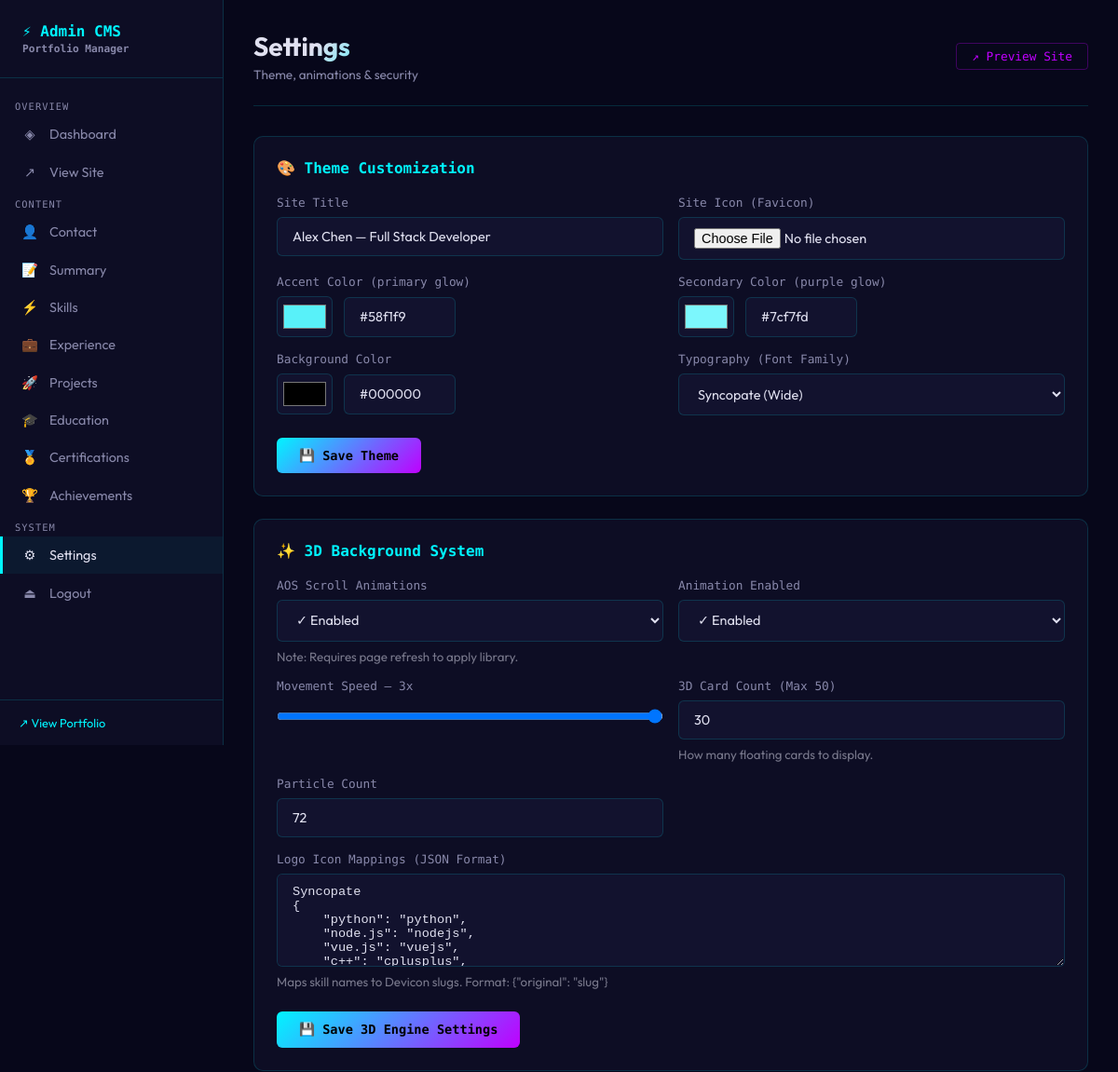
Before: /admin/settings (signed in, upper part) with the older database file.
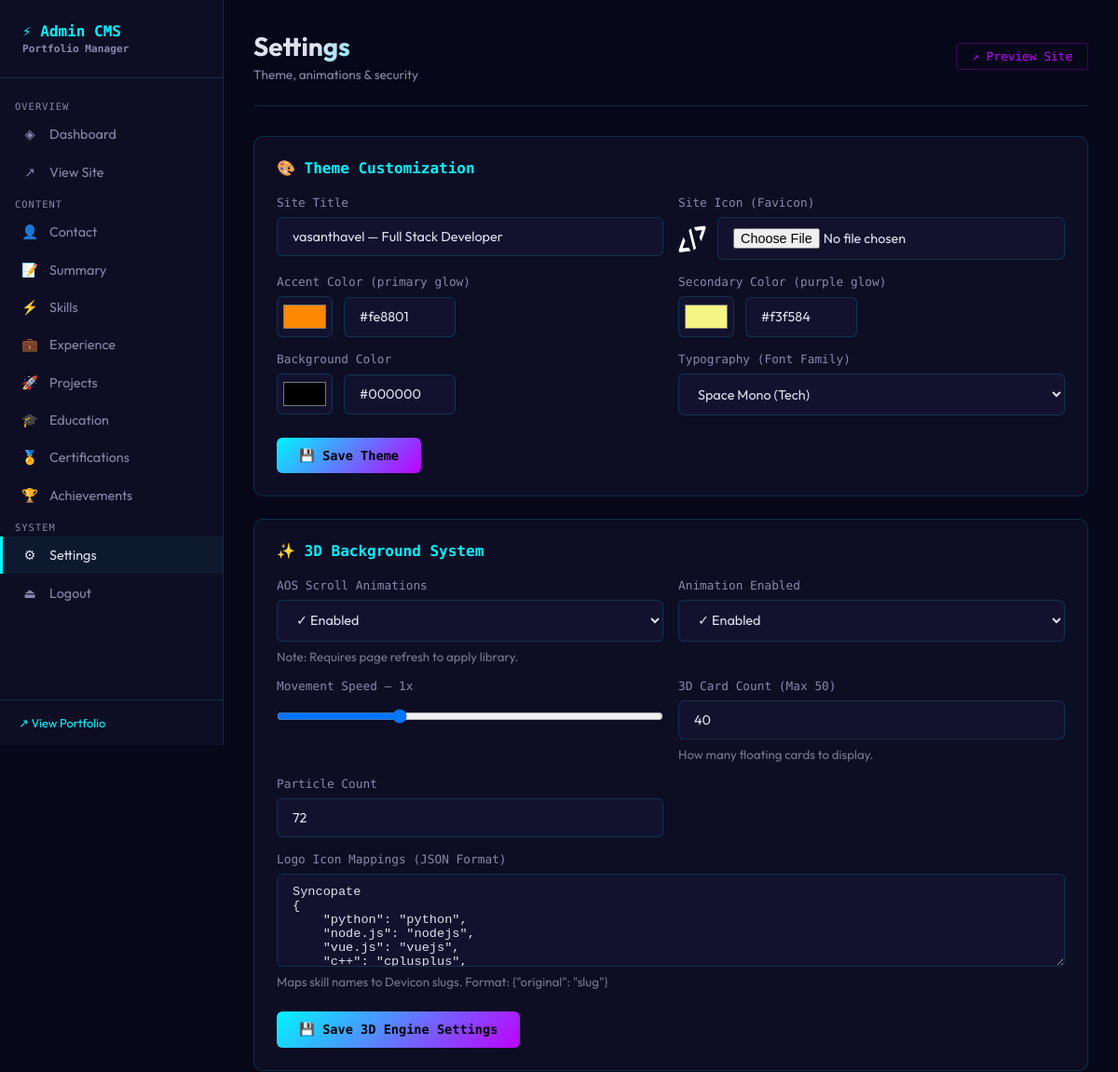
After: the same page with the newer database file.
### tables this page shows
CREATE TABLE site_settings (
        id INTEGER PRIMARY KEY,
        key TEXT UNIQUE NOT NULL,
        value TEXT
    );

### app/routes/admin.py (the view, shortened to what this page needs)
@admin_bp.route('/settings', methods=['GET', 'POST'])
@login_required
def settings():
    db = get_db(current_app.config['DB_PATH'])
    settings = {r['key']: r['value'] for r in db.execute("SELECT key,value FROM site_settings").fetchall()}
    db.close()
    return render_template('admin/settings.html', settings=settings)

### app/db.py (called while the page is built)
def get_db(db_path):
    conn = sqlite3.connect(db_path)
    conn.row_factory = sqlite3.Row
    conn.execute("PRAGMA journal_mode=WAL")
    return conn

### app/routes/admin.py (called while the page is built)
@admin_bp.context_processor
def inject_settings():
    try:
        db = get_db(current_app.config['DB_PATH'])
        settings = {r['key']: r['value'] for r in db.execute("SELECT key,value FROM site_settings").fetchall()}
        db.close()
        return dict(settings=settings)
    except:
        return dict(settings={})

def login_required(f):
    @wraps(f)
    def decorated(*args, **kwargs):
        if not session.get('admin_logged_in'):
            return redirect(url_for('admin.login'))
        return f(*args, **kwargs)
    return decorated

### app/templates/admin/settings.html (shortened to what this page needs)
{% extends 'admin/base.html' %}
{% block content %}
<div class="page-header">
  <div>
    <div class="page-title">Settings</div>
    <div class="page-subtitle">Theme, animations & security</div>
  </div>
  <a href="/" target="_blank" class="preview-link">↗ Preview Site</a>
</div>
<div class="card">
  <div class="card-title">🎨 Theme Customization</div>
  <form method="POST" enctype="multipart/form-data">
    <div class="form-grid">
      <div class="form-group">
        <label>Site Title</label>
        <input name="site_title" value="{{ settings.get('site_title', 'Portfolio') }}">
      </div>
      <div class="form-group">
        <label>Site Icon (Favicon)</label>
        <div style="display:flex; gap:10px; align-items:center;">
          {% if settings.get('site_favicon') %}
          <img src="{{ settings.get('site_favicon') }}" style="width:32px; height:32px; border-radius:4px;">
          {% endif %}
          <input type="file" name="site_favicon" accept="image/*">
        </div>
      </div>
      <div class="form-group">
        <label>Accent Color (primary glow)</label>
        <div style="display:flex;gap:.75rem;align-items:center">
          <input type="color" name="accent_color" id="accent-picker"
            value="{{ settings.get('accent_color', '#00f5ff') }}" style="width:60px"
            oninput="document.getElementById('accent-hex').value=this.value;previewColor('--accent', this.value)">
          <input type="text" id="accent-hex" value="{{ settings.get('accent_color', '#00f5ff') }}" style="width:120px"
            oninput="document.getElementById('accent-picker').value=this.value;previewColor('--accent',this.value)">
        </div>
      </div>
      <div class="form-group">
        <label>Secondary Color (purple glow)</label>
        <div style="display:flex;gap:.75rem;align-items:center">
          <input type="color" name="secondary_color" id="secondary-picker"
            value="{{ settings.get('secondary_color', '#bf00ff') }}" style="width:60px"
            oninput="document.getElementById('secondary-hex').value=this.value;previewColor('--secondary', this.value)">
          <input type="text" id="secondary-hex" value="{{ settings.get('secondary_color', '#bf00ff') }}"
            style="width:120px"
            oninput="document.getElementById('secondary-picker').value=this.value;previewColor('--secondary',this.value)">
        </div>
      </div>
      <div class="form-group">
        <label>Background Color</label>
        <div style="display:flex;gap:.75rem;align-items:center">
          <input type="color" name="bg_color" id="bg-picker" value="{{ settings.get('bg_color', '#050510') }}"
            style="width:60px"
            oninput="document.getElementById('bg-hex').value=this.value;previewColor('--bg', this.value)">
          <input type="text" id="bg-hex" value="{{ settings.get('bg_color', '#050510') }}" style="width:120px"
            oninput="document.getElementById('bg-picker').value=this.value;previewColor('--bg',this.value)">
        </div>
      </div>
      <div class="form-group">
        <label>Typography (Font Family)</label>
        <select name="font_family" onchange="previewFont(this.value)">
          <option value="'Space Mono', monospace" {% if settings.get('font_family')=="'Space Mono', monospace"
            %}selected{% endif %}>Space Mono (Tech)</option>
          <option value="'Syncopate', sans-serif" {% if settings.get('font_family')=="'Syncopate', sans-serif"
            %}selected{% endif %}>Syncopate (Wide)</option>
        </select>
      </div>
    </div>
    <div class="form-actions"><button type="submit" class="btn btn-primary">💾 Save Theme</button></div>
  </form>
</div>
<div class="card">
  <div class="card-title">✨ 3D Background System</div>
  <form method="POST">
    <div class="form-grid">
      <div class="form-group">
        <label>AOS Scroll Animations</label>
        <select name="aos_enabled">
          <option value="true" {% if settings.get('aos_enabled', 'true' )=='true' %}selected{% endif %}>✓ Enabled
          </option>
        </select>
        <small style="opacity:0.5">Note: Requires page refresh to apply library.</small>
      </div>
      <div class="form-group">
        <label>Animation Enabled</label>
        <select name="animation_enabled">
          <option value="true" {% if settings.get('animation_enabled','true')=='true' %}selected{% endif %}>✓ Enabled
          </option>
        </select>
      </div>
      <div class="form-group">
        <label>Movement Speed — <span id="speed-val">{{ settings.get('animation_speed','1.0') }}x</span></label>
        <input type="range" name="animation_speed" min="0.1" max="3.0" step="0.1"
          value="{{ settings.get('animation_speed','1.0') }}"
          oninput="document.getElementById('speed-val').textContent=this.value+'x'">
      </div>
      <div class="form-group">
        <label>3D Card Count (Max 50)</label>
        <input type="number" name="floater_count" value="{{ settings.get('floater_count','25') }}" min="10" max="50">
        <small style="opacity:0.5">How many floating cards to display.</small>
      </div>
      <div class="form-group">
        <label>Particle Count</label>
        <input type="number" name="particle_count" value="{{ settings.get('particle_count','120') }}" min="10"
          max="400">
      </div>
      <div class="form-group" style="grid-column: span 2">
        <label>Logo Icon Mappings (JSON Format)</label>
        <textarea name="icon_mappings" rows="5"
          style="font-family:monospace; font-size:0.85rem; width:100%">{{ settings.get('icon_mappings', '{\n  "python": "python",\n  "node.js": "nodejs",\n  "vue.js": "vuejs",\n  "c++": "cplusplus",\n  "flask": "flask",\n  "aws": "amazonwebservices"\n}') }}</textarea>
        <small style="opacity:0.5">Maps skill names to Devicon slugs. Format: {"original": "slug"}</small>
      </div>
    </div>
    <div class="form-actions"><button type="submit" class="btn btn-primary">💾 Save 3D Engine Settings</button></div>
  </form>
</div>
{% endblock %}

### app/templates/admin/base.html (shortened to what this page needs)
<!DOCTYPE html>
<html lang="en">
<head>
</head>
<body>
  <aside class="sidebar">
    <div class="sidebar-brand">⚡ Admin CMS <span>Portfolio Manager</span></div>
    <nav class="sidebar-nav">
      <div class="nav-section">Overview</div>
      <a href="/admin/" class="sidebar-link {% if request.endpoint == 'admin.dashboard' %}active{% endif %}">
        <span class="icon">◈</span><span>Dashboard</span>
      </a>
      <a href="/" target="_blank" class="sidebar-link"><span class="icon">↗</span><span>View Site</span></a>
      <div class="nav-section">Content</div>
      <a href="/admin/contact" class="sidebar-link {% if 'contact' in request.endpoint %}active{% endif %}"><span
          class="icon">👤</span><span>Contact</span></a>
      <a href="/admin/summary" class="sidebar-link {% if 'summary' in request.endpoint %}active{% endif %}"><span
          class="icon">📝</span><span>Summary</span></a>
      <a href="/admin/skills" class="sidebar-link {% if 'skill' in request.endpoint %}active{% endif %}"><span
          class="icon">⚡</span><span>Skills</span></a>
      <a href="/admin/experience" class="sidebar-link {% if 'experience' in request.endpoint %}active{% endif %}"><span
          class="icon">💼</span><span>Experience</span></a>
      <a href="/admin/projects" class="sidebar-link {% if 'project' in request.endpoint %}active{% endif %}"><span
          class="icon">🚀</span><span>Projects</span></a>
      <a href="/admin/education" class="sidebar-link {% if 'education' in request.endpoint %}active{% endif %}"><span
          class="icon">🎓</span><span>Education</span></a>
      <a href="/admin/certifications"
        class="sidebar-link {% if 'certification' in request.endpoint %}active{% endif %}"><span
          class="icon">🏅</span><span>Certifications</span></a>
      <a href="/admin/achievements"
        class="sidebar-link {% if 'achievement' in request.endpoint %}active{% endif %}"><span
          class="icon">🏆</span><span>Achievements</span></a>
      <div class="nav-section">System</div>
      <a href="/admin/settings" class="sidebar-link {% if 'settings' in request.endpoint %}active{% endif %}"><span
          class="icon">⚙</span><span>Settings</span></a>
      <a href="/admin/logout" class="sidebar-link"><span class="icon">⏏</span><span>Logout</span></a>
    </nav>
    <div class="sidebar-footer"><a href="/" target="_blank">↗ View Portfolio</a></div>
  </aside>
  <main class="main">
    {% block content %}{% endblock %}
  </main>
</body>
</html>

### app/templates/admin/base.html (style rules this page uses)
:root { --accent: #00f5ff; --secondary: #bf00ff; --bg: #07071a; --bg2: #0d0d24; --bg3: #12122e; --text: #e0e0f0; --text-dim: #8888aa; --border: rgba(0, 245, 255, 0.15); --success: #00cc88; --error: #ff4466; --font-mono: 'Space Mono', monospace; --font: 'Outfit', sans-serif; --r: 10px; }
*, *::before, *::after { box-sizing: border-box; margin: 0; padding: 0; }
body { font-family: var(--font); background: var(--bg); color: var(--text); min-height: 100vh; display: flex; }
.sidebar { width: 240px; background: var(--bg2); border-right: 1px solid var(--border); display: flex; flex-direction: column; position: fixed; height: 100vh; z-index: 10; }
.sidebar-brand { padding: 1.5rem; font-family: var(--font-mono); font-size: 1rem; font-weight: 700; border-bottom: 1px solid var(--border); color: var(--accent); }
.sidebar-brand span { color: var(--text-dim); font-size: 0.7rem; display: block; margin-top: 0.2rem; }
.sidebar-nav { flex: 1; padding: 1rem 0; overflow-y: auto; }
.nav-section { padding: 0.5rem 1rem 0.25rem; font-size: 0.65rem; color: var(--text-dim); text-transform: uppercase; letter-spacing: 0.1em; font-family: var(--font-mono); }
.sidebar-link { display: flex; align-items: center; gap: 0.75rem; padding: 0.7rem 1.25rem; color: var(--text-dim); text-decoration: none; font-size: 0.9rem; transition: all 0.2s; border-left: 3px solid transparent; }
.sidebar-link:hover, .sidebar-link.active { color: var(--text); background: rgba(0, 245, 255, 0.05); border-left-color: var(--accent); }
.sidebar-link .icon { width: 18px; text-align: center; }
.sidebar-footer { padding: 1rem 1.25rem; border-top: 1px solid var(--border); font-size: 0.8rem; color: var(--text-dim); }
.sidebar-footer a { color: var(--accent); text-decoration: none; }
.main { margin-left: 240px; flex: 1; padding: 2rem; min-height: 100vh; }
.page-header { display: flex; justify-content: space-between; align-items: center; margin-bottom: 2rem; padding-bottom: 1.5rem; border-bottom: 1px solid var(--border); }
.page-title { font-size: 1.75rem; font-weight: 700; background: linear-gradient(135deg, var(--text) 40%, var(--accent)); -webkit-background-clip: text; -webkit-text-fill-color: transparent; background-clip: text; }
.page-subtitle { color: var(--text-dim); font-size: 0.85rem; margin-top: 0.25rem; }
.card { background: var(--bg2); border: 1px solid var(--border); border-radius: var(--r); padding: 1.5rem; margin-bottom: 1.5rem; }
.card-title { font-size: 1rem; font-weight: 600; margin-bottom: 1.25rem; color: var(--accent); font-family: var(--font-mono); }
.form-grid { display: grid; grid-template-columns: repeat(auto-fill, minmax(280px, 1fr)); gap: 1rem; }
.form-group { display: flex; flex-direction: column; gap: 0.5rem; }
label { font-size: 0.8rem; color: var(--text-dim); font-family: var(--font-mono); }
input, textarea, select { background: var(--bg3); border: 1px solid var(--border); border-radius: 6px; padding: 0.7rem 1rem; color: var(--text); font-family: var(--font); font-size: 0.9rem; transition: border-color 0.2s; width: 100%; }
textarea { resize: vertical; min-height: 100px; }
input[type="color"] { height: 44px; padding: 0.25rem; cursor: pointer; }
input[type="range"] { padding: 0.5rem 0; }
.form-actions { display: flex; gap: 1rem; margin-top: 1.5rem; flex-wrap: wrap; }
.btn { padding: 0.7rem 1.5rem; border-radius: 6px; font-family: var(--font-mono); font-size: 0.85rem; cursor: pointer; text-decoration: none; display: inline-flex; align-items: center; gap: 0.5rem; border: none; transition: all 0.2s; }
.btn-primary { background: linear-gradient(135deg, var(--accent), var(--secondary)); color: #000; font-weight: 700; }
.preview-link { display: inline-flex; align-items: center; gap: 0.5rem; font-family: var(--font-mono); font-size: 0.8rem; color: var(--secondary); text-decoration: none; border: 1px solid rgba(191, 0, 255, 0.3); padding: 0.4rem 1rem; border-radius: 4px; }

Changed rows visible on the page:
changed site_settings: site_title "Alex Chen — Full Stack Developer" → "vasanthavel — Full Stack Developer"
added site_settings: get (picture)
changed site_settings (number 3 of 11 on the later page): accent_color "#58f1f9" → "#fe8801"; get "#58f1f9" → "#fe8801"
changed site_settings (number 4 of 11 on the later page): secondary_color "#7cf7fd" → "#f3f584"; get "#7cf7fd" → "#f3f584"
changed site_settings: font_family "Syncopate (Wide)" → "Space Mono (Tech)"
changed site_settings (number 9 of 11 on the later page): floater_count "30" → "40"
Other visible differences:
{{ settings.get('animation_speed','1.0') }}: "3" → "1"
form field animation_speed: "3" → "1"
